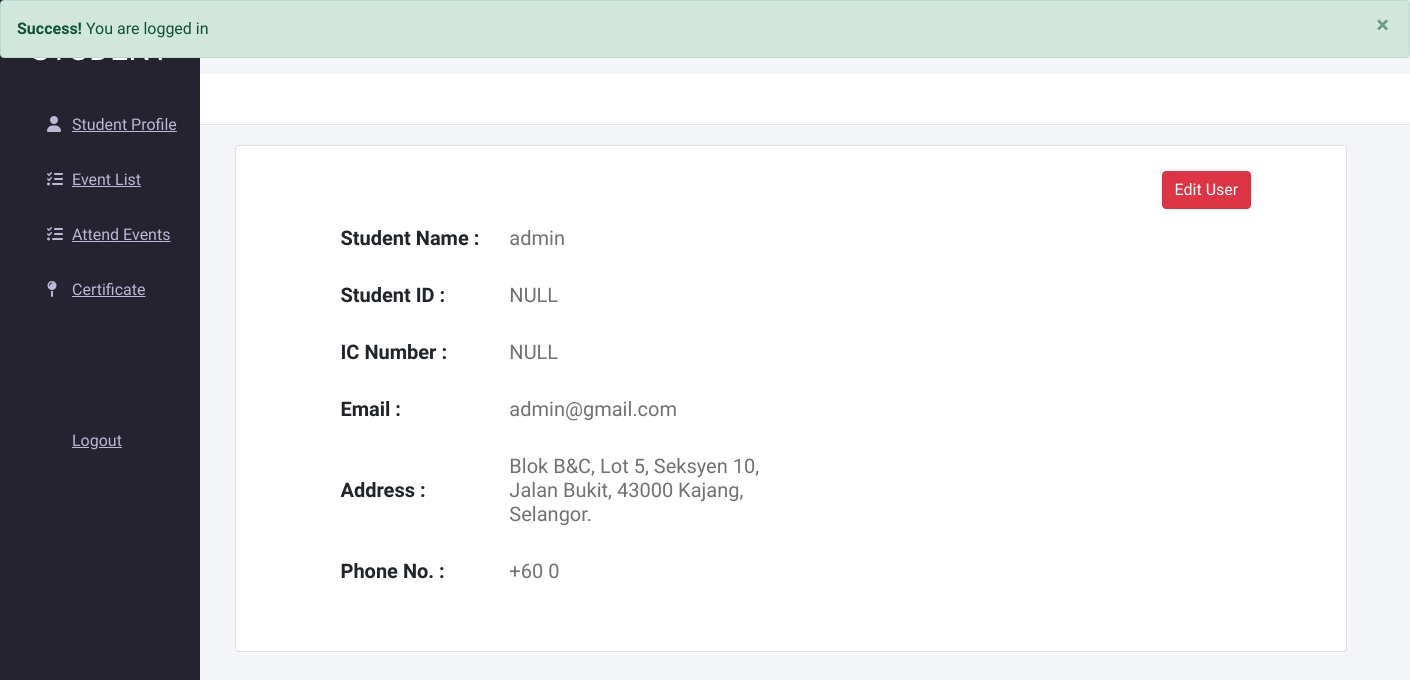
The page /Project/index.php?loginsuccess=true (signed in) on the database its author committed.
### tables this page shows
CREATE TABLE `users` (
  `id` int(21) NOT NULL,
  `username` varchar(21) NOT NULL,
  `userid` text NOT NULL,
  `ic` text NOT NULL,
  `email` varchar(35) NOT NULL,
  `address` text NOT NULL,
  `phone` bigint(20) NOT NULL,
  `userType` enum('0','1') NOT NULL DEFAULT '0' COMMENT '0=user\r\n1=admin',
  `password` varchar(255) NOT NULL,
  `joinDate` datetime NOT NULL DEFAULT current_timestamp()
);

### Project/home.php (the view, shortened to what this page needs)
<div class="w">
<div class="main_content">
        <div class="header"></div>
        <div class="info">
<?php
if(isset($_SESSION['loggedin']) && $_SESSION['loggedin']==true){
  $loggedin= true;
  $userId = $_SESSION['userId'];
}
if($loggedin){
?>
        <div class="col-10">
            <div class="card">
        <?php
            $sql = "SELECT * FROM users WHERE id='$userId'";
            $result = mysqli_query($conn, $sql);
            $row=mysqli_fetch_assoc($result);
            $username = $row['username'];
            $userid = $row['userid'];
            $ic = $row['ic'];
            $email = $row['email'];
            $address = $row['address'];
            $phone = $row['phone'];
        ?>
        <div class="row">
                    <div class="container col-10"> <br>
                    <button class="btn btn-danger float-right" data-toggle="modal" data-target="#editUser"> Edit User</button>
                    <table><br><br>
                    <tbody>
                        <tr>
                            <td><h5 class="text-dark fw-bold">Student Name : </h5></td>
                            <td><h5> <?php echo $username ?></h5></td>
                        </tr>
                        <tr>
                            <td><h5 class="text-dark fw-bold">Student ID : </h5></td>
                            <td><h5> <?php echo $userid ?></h5></td>
                        </tr>
                        <tr>
                            <td><h5 class="text-dark fw-bold">IC Number : </h5></td>
                            <td><h5> <?php echo $ic ?></h5></td>
                        </tr>
                        <tr>
                            <td><h5 class="text-dark fw-bold">Email : </h5></td>
                            <td><h5> <?php echo $email ?></h5></td>
                        </tr>
                        <tr>
                            <td><h5 class="text-dark fw-bold">Address : </h5></td>
                            <td><h5> <?php echo $address ?></h5></td>
                        </tr>
                        <tr>
                            <td><h5 class="text-dark fw-bold">Phone No. : </h5></td>
                            <td><h5>+60  <?php echo $phone ?></h5></td>
                        </tr>
                    </tbody>
                    </table></div>
            </div>
<?php
    }
?>
</div></div>
      </div>
    </div>
</div>

### Project/styles.css (style rules this page uses)
* { margin: 0; padding: 0; box-sizing: border-box; list-style: none; text-decoration: none; font-family: 'Josefin Sans', sans-serif; }
body { background-color: #f3f5f9; }
.w .main_content { width: 100%; margin-left: 200px; }
.w .main_content .header { padding: 25px; background: #fff; color: #717171; border-bottom: 1px solid #e0e4e8; }
.w .main_content .info { margin: 20px; color: #717171; line-height: 25px; }
.w .main_content .info div { margin-bottom: 20px; }

### Project/index.php (style rules this page uses)
table, td { border-collapse: collapse; }
td { padding-top: 5px; padding-bottom: 20px; padding-left: 10px; padding-right: 20px; }

### rows shown on the page
users: username "admin", userid "NULL", ic "NULL", email "admin@gmail.com", address "Blok B&C, Lot 5, Seksyen 10, Jalan Bukit, 43000 Kajang, Selangor.", phone "0"
